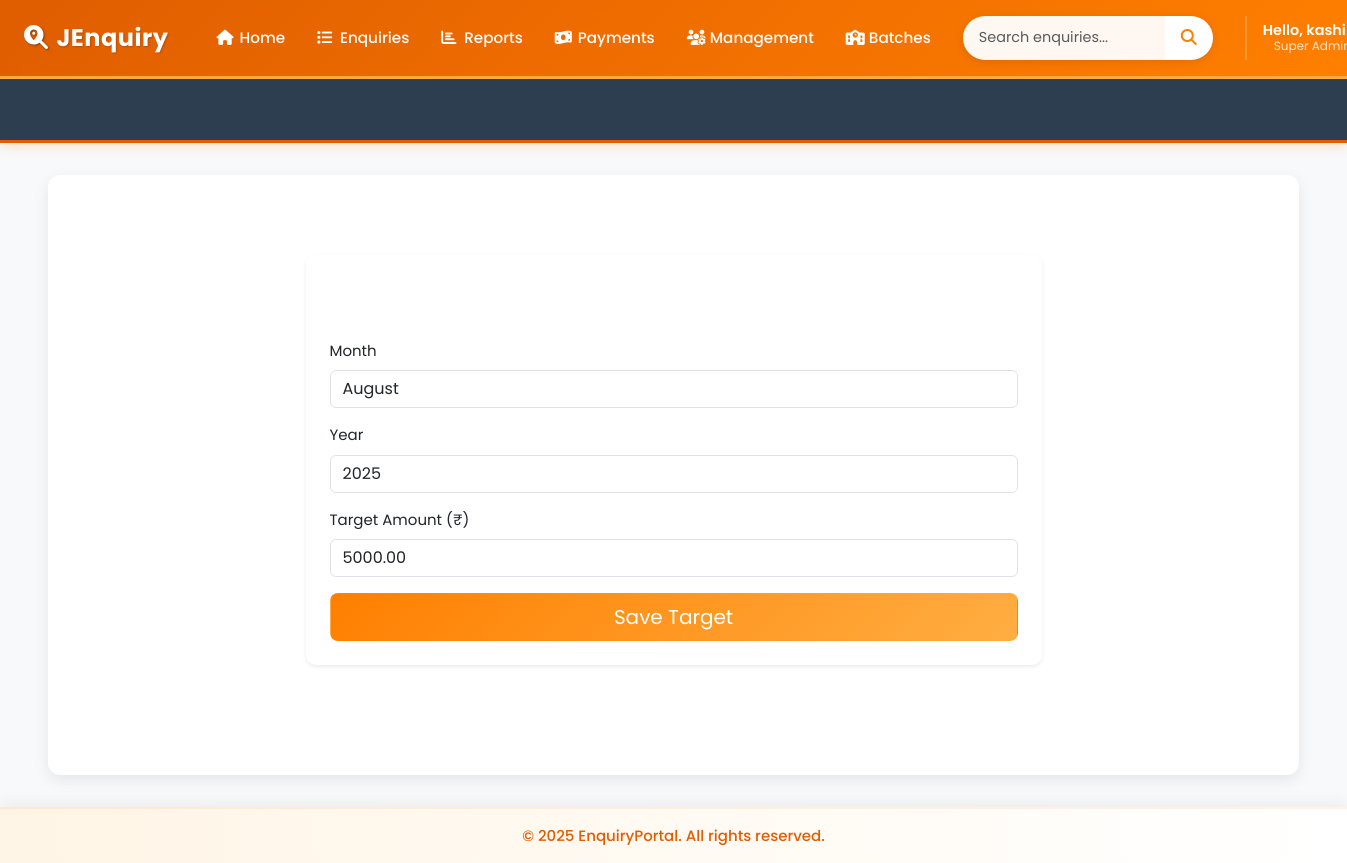
Screenshot of /target/1/edit/ (signed in) with the database file from the repository.
### accounts/models.py (models this page shows, shortened)
class CustomUser(AbstractBaseUser, PermissionsMixin):
    ROLE_CHOICES = (
        ('manager', 'Manager'),
        ('counselor', 'Counselor'),
    )
    email = models.EmailField(unique=True)
    first_name = models.CharField(max_length=30)
    last_name = models.CharField(max_length=30)
    role = models.CharField(max_length=20, choices=ROLE_CHOICES)
    is_approved = models.BooleanField(default=False)
    is_active = models.BooleanField(default=True)
    is_staff = models.BooleanField(default=False)
    objects = CustomUserManager()
    USERNAME_FIELD = 'email'
    REQUIRED_FIELDS = ['first_name', 'last_name', 'role']

### enquiry/models.py (models this page shows, shortened)
class MonthlyTarget(models.Model):
    MONTH_CHOICES = [
        (1, 'January'),
        (2, 'February'),
        (3, 'March'),
        (4, 'April'),
        (5, 'May'),
        (6, 'June'),
        (7, 'July'),
        (8, 'August'),
        (9, 'September'),
        (10, 'October'),
        (11, 'November'),
        (12, 'December'),
    ]
    month = models.PositiveIntegerField(choices=MONTH_CHOICES)
    year = models.PositiveIntegerField(default=timezone.now().year)
    target_amount = models.DecimalField(
        max_digits=12,
        decimal_places=2,
        default=0.00,
        help_text="Set the monthly fees collection target"
    )
    class Meta:
        unique_together = ('month', 'year')
        verbose_name_plural = "Monthly Targets"
    @property
    def actual_collected(self):
        from .models import PaymentHistory
        total = PaymentHistory.objects.filter(
            payment_date__year=self.year,
            payment_date__month=self.month
        ).aggregate(Sum('amount_paid'))['amount_paid__sum'] or Decimal('0.00')
        return total

### enquiry/views.py (the view)
# urls.py: path('target/<int:target_id>/edit/', views.MonthlyTargetUpdateView.as_view(), name='monthly_target_edit'),
@method_decorator(manager_required, name='dispatch')
class MonthlyTargetUpdateView(UpdateView):
    model = MonthlyTarget
    form_class = MonthlyTargetForm
    template_name = 'monthly_target_form.html'
    success_url = reverse_lazy('enquiry:dashboard')  # or any success page
    pk_url_kwarg = 'target_id'  # Optional custom ID name
    def get_context_data(self, **kwargs):
        context = super().get_context_data(**kwargs)
        context['title'] = f"Edit Target for {self.object.get_month_display()} {self.object.year}"
        return context

### enquiry/forms.py
class MonthlyTargetForm(forms.ModelForm):
    class Meta:
        model = MonthlyTarget
        fields = ['month', 'year', 'target_amount']
        widgets = {
            'month': forms.Select(choices=MonthlyTarget.MONTH_CHOICES),
            'year': forms.NumberInput(attrs={'min': 2000, 'max': 2100}),
            'target_amount': forms.NumberInput(attrs={'step': '0.01', 'min': '0'}),
        }
    def __init__(self, *args, **kwargs):
        super().__init__(*args, **kwargs)
        self.fields['month'].widget.attrs.update({'class': 'form-control'})
        self.fields['year'].widget.attrs.update({'class': 'form-control'})
        self.fields['target_amount'].widget.attrs.update({'class': 'form-control'})

### template/monthly_target_form.html (shortened to what this page needs)
{% extends "base.html" %}
{% load static %}
{% block content %}
<div class="container py-5">
    <div class="row justify-content-center">
        <div class="col-md-8">
            <div class="card shadow-sm border-0">
                <div class="card-header bg-gradient text-white">
                    <h4 class="mb-0">{{ title }}</h4>
                </div>
                <div class="card-body">
                    <form method="post" class="needs-validation" novalidate>
                        <div class="mb-3">
                            <label for="{{ form.month.id_for_label }}" class="form-label">Month</label>
                            {{ form.month }}
                        </div>
                        <div class="mb-3">
                            <label for="{{ form.year.id_for_label }}" class="form-label">Year</label>
                            {{ form.year }}
                        </div>
                        <div class="mb-3">
                            <label for="{{ form.target_amount.id_for_label }}" class="form-label">Target Amount (₹)</label>
                            {{ form.target_amount }}
                        </div>
                        <div class="d-grid">
                            <button type="submit" class="btn btn-gradient btn-lg">
                                Save Target
                            </button>
                        </div>
                    </form>
                </div>
            </div>
        </div>
    </div>
</div>
{% endblock %}

### template/base.html (shortened to what this page needs)
<!DOCTYPE html>
<html lang="en">
<head>
    <link href="https://cdn.jsdelivr.net/npm/bootstrap@5.3.0-alpha1/dist/css/bootstrap.min.css" rel="stylesheet">
    <link rel="stylesheet" href="https://cdnjs.cloudflare.com/ajax/libs/font-awesome/6.4.0/css/all.min.css">
<link rel="stylesheet" href="https://cdnjs.cloudflare.com/ajax/libs/font-awesome/6.5.0/css/all.min.css">
<link rel="stylesheet" href="https://cdn.jsdelivr.net/npm/flatpickr/dist/flatpickr.min.css">
</head>
<body>
    <nav class="navbar navbar-expand-lg navbar-dark">
        <div class="container-fluid">
            <a class="navbar-brand pulse-on-hover" href="{% url 'enquiry:dashboard' %}">
                <i class="fas fa-search-location"></i>JEnquiry
            </a>
            <div class="collapse navbar-collapse" id="mainNav">
                {% if user.is_authenticated %}
                <ul class="navbar-nav me-auto mb-2 mb-lg-0">
                    <li class="nav-item">
                        <a class="nav-link" href="{% url 'enquiry:dashboard' %}"><i class="fas fa-home"></i> Home</a>
                    </li>
                    <li class="nav-item dropdown">
                        <a class="nav-link dropdown-toggle" href="#" role="button" data-bs-toggle="dropdown">
                            <i class="fas fa-list"></i> Enquiries
                        </a>
                    </li>
                    <li class="nav-item dropdown">
                        <a class="nav-link dropdown-toggle" href="#" role="button" data-bs-toggle="dropdown">
                            <i class="fas fa-chart-bar"></i> Reports
                        </a>
                    </li>
                    <li class="nav-item dropdown">
                        <a class="nav-link dropdown-toggle" href="#" role="button" data-bs-toggle="dropdown">
                            <i class="fas fa-money-bill-wave"></i> Payments
                        </a>
                    </li>
                    <li class="nav-item dropdown">
                        <a class="nav-link dropdown-toggle" href="#" role="button" data-bs-toggle="dropdown">
                            <i class="fas fa-users-cog"></i> Management
                        </a>
                    </li>
                    <li class="nav-item dropdown">
                        <a class="nav-link dropdown-toggle" href="#" role="button" data-bs-toggle="dropdown">
                           <i class="fa-solid fa-school"></i> Batches
                        </a>
                    </li>
                </ul>
                <form class="d-flex search-form search-section" action="{% url 'enquiry:enquary_list' %}" method="get">
                    <div class="input-group">
                        <input type="search" name="search" class="form-control" placeholder="Search enquiries..."
                               aria-label="Search">
                        <button class="btn" type="submit">
                            <i class="fas fa-search"></i>
                        </button>
                    </div>
                </form>
                <div class="user-section">
                    <div class="user-menu">
                        <div class="dropdown user-dropdown">
                            <button class="dropdown-toggle" type="button" data-bs-toggle="dropdown"
                                    aria-expanded="false">
                                <div class="user-profile-dropdown">
                                    <div class="user-details">
                                        <p class="user-greeting">
                                           Hello, {{ user.first_name|default:user.email }}!
                                        </p>
                                        <p class="user-role">
                                            {% if user.is_superuser %}
                                                Super Admin
                                            {% elif user.is_staff %}
                                                Admin
                                            {% else %}
                                                Counsellor
                                            {% endif %}
                                        </p>
                                    </div>
                                </div>
                            </button>
                        </div>
                    </div>
                </div>
                {% endif %}
            </div>
        </div>
    </nav>
<div class="marquee-container marquee-progress">
    <div class="marquee-content">
    </div>
</div>
    <div class="main-content-wrapper">
        <div class="container-fluid px-4">
            <div class="content-container">
                {% block content %}
                {% endblock %}
            </div>
        </div>
    </div>
    <footer class="text-center p-3">
        <div class="container">
            <p class="m-0">&copy; 2025 EnquiryPortal. All rights reserved.</p>
        </div>
    </footer>
</body>
</html>

### template/base.html (style rules this page uses)
:root { --primary-orange: #ff7f00; --dark-orange: #e05d00; --light-orange: #ffae42; --very-light-orange: #fff5e6; --white: #ffffff; --gray-100: #f8f9fa; --gray-200: #e9ecef; }
body { font-family: 'Poppins', 'Segoe UI', Tahoma, Geneva, Verdana, sans-serif; background-color: var(--gray-100); font-size: 15px; min-height: 100vh; display: flex; flex-direction: column; }
.navbar { background: linear-gradient(135deg, var(--dark-orange), var(--primary-orange)); box-shadow: 0 4px 20px rgba(0,0,0,0.15); padding: 0.75rem 0; border-bottom: 3px solid var(--light-orange); }
.navbar .container-fluid { max-width: 100%; padding: 0 1.5rem; }
.navbar-brand { color: var(--white) !important; font-weight: 700; font-size: 1.5rem; letter-spacing: 0.5px; text-shadow: 1px 1px 2px rgba(0,0,0,0.2); transition: transform 0.3s ease; padding: 0.5rem 0; margin-right: 2rem; }
.navbar-brand i { margin-right: 8px; color: var(--white); filter: drop-shadow(1px 1px 1px rgba(0,0,0,0.2)); }
.navbar-nav { align-items: center; }
.nav-link { color: var(--white) !important; font-weight: 500; font-size: 0.95rem; margin: 0 0.25rem; padding: 0.5rem 0.75rem !important; border-radius: 6px; transition: all 0.3s ease; position: relative; white-space: nowrap; }
.nav-link i { margin-right: 5px; transition: transform 0.3s ease; width: 14px; text-align: center; }
.search-section { margin: 0 1rem; }
.search-form { min-width: 250px; }
.search-form .input-group { border-radius: 25px; overflow: hidden; box-shadow: 0 2px 10px rgba(0,0,0,0.1); }
.search-form .form-control { border: none; padding: 0.6rem 1rem; font-size: 0.9rem; background-color: rgba(255,255,255,0.95); }
.search-form .btn { border: none; background-color: var(--white); color: var(--primary-orange); padding: 0.6rem 1rem; transition: all 0.3s ease; }
.user-section { margin-left: 1rem; padding-left: 1rem; border-left: 2px solid rgba(255,255,255,0.2); }
.user-menu { position: relative; }
.user-profile-dropdown { display: flex; align-items: center; gap: 0.75rem; cursor: pointer; }
.user-details { text-align: right; }
.user-greeting { color: var(--white); font-weight: 600; margin: 0; font-size: 0.9rem; line-height: 1.2; }
.user-role { color: rgba(255,255,255,0.8); font-size: 0.75rem; margin: 0; line-height: 1.2; }
.dropdown-toggle::after { display: none !important; }
.user-dropdown .dropdown-toggle { border: none; background: none; box-shadow: none; padding: 0; display: flex; align-items: center; gap: 0.75rem; }
.main-content-wrapper { flex: 1; display: flex; flex-direction: column; padding: 2rem 0; }
.content-container { background-color: var(--white); border-radius: 12px; box-shadow: 0 5px 15px rgba(0,0,0,0.08); padding: 2rem; margin: 0 1.5rem; flex: 1; min-height: calc(100vh - 200px); }
.card { border: none; border-radius: 10px; box-shadow: 0 4px 15px rgba(0,0,0,0.05); transition: transform 0.3s ease, box-shadow 0.3s ease; overflow: hidden; height: 100%; }
.card-header { background: linear-gradient(45deg, var(--primary-orange), var(--light-orange)); color: var(--white); font-weight: 600; border-bottom: none; padding: 1rem 1.25rem; }
.card-body { padding: 1.5rem; }
footer { background: linear-gradient(to right, var(--very-light-orange), var(--white)); color: var(--dark-orange); padding: 1rem 0; border-top: 2px solid rgba(255,127,0,0.1); font-weight: 500; box-shadow: 0 -5px 15px rgba(0,0,0,0.05); margin-top: auto; }
.marquee-container { background: #2c3e50; color: var(--white); padding: 1rem 0; border-bottom: 3px solid var(--dark-orange); box-shadow: 0 2px 12px rgba(255, 127, 0, 0.25); overflow: hidden; white-space: nowrap; position: relative; font-weight: 600; font-family: 'Space Grotesk', 'Outfit', 'Poppins', sans-serif; font-size: 1.2rem; text-shadow: 1px 1px 3px rgba(0, 0, 0, 0.25); z-index: 999; }
.marquee-content { display: inline-block; animation: marquee 30s linear infinite; padding-left: 100%; line-height: 1.5; }
.marquee-progress::after { content: ''; position: absolute; bottom: 0; left: 0; height: 4px; background: linear-gradient(90deg, var(--white), var(--very-light-orange)); animation: progressBar 30s linear infinite; }

### template/monthly_target_form.html (style rules this page uses)
.bg-gradient { background: linear-gradient(135deg, #ff7f00, #ffae42); }
.btn-gradient { background: linear-gradient(135deg, #ff7f00, #ffae42); color: white; }

### rows the page displays
CustomUser: first_name "kashi"
MonthlyTarget: month "August", year "2025", target_amount "5000.00"
